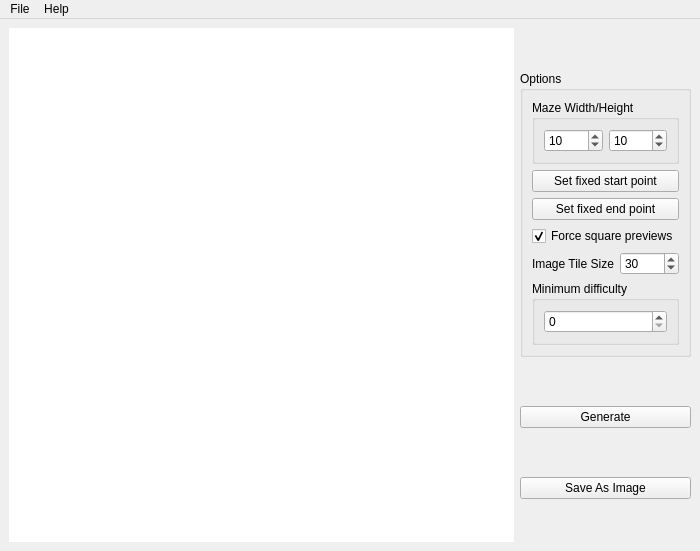
<?xml version="1.0" encoding="UTF-8"?>
<ui version="4.0">
 <class>MazeGUI</class>
 <widget class="QMainWindow" name="MazeGUI">
  <property name="geometry">
   <rect>
    <x>0</x>
    <y>0</y>
    <width>700</width>
    <height>551</height>
   </rect>
  </property>
  <property name="windowTitle">
   <string>TrulyAmazed Generator</string>
  </property>
  <widget class="QWidget" name="centralwidget">
   <property name="autoFillBackground">
    <bool>false</bool>
   </property>
   <layout class="QHBoxLayout" name="horizontalLayout">
    <item>
     <widget class="QWidget" name="display" native="true">
      <property name="sizePolicy">
       <sizepolicy hsizetype="MinimumExpanding" vsizetype="Preferred">
        <horstretch>0</horstretch>
        <verstretch>0</verstretch>
       </sizepolicy>
      </property>
      <property name="minimumSize">
       <size>
        <width>400</width>
        <height>400</height>
       </size>
      </property>
      <property name="baseSize">
       <size>
        <width>600</width>
        <height>600</height>
       </size>
      </property>
      <property name="styleSheet">
       <string notr="true">background: white</string>
      </property>
     </widget>
    </item>
    <item>
     <layout class="QVBoxLayout" name="side_vbox">
      <item>
       <widget class="QGroupBox" name="options_groupbox">
        <property name="sizePolicy">
         <sizepolicy hsizetype="Preferred" vsizetype="Maximum">
          <horstretch>0</horstretch>
          <verstretch>0</verstretch>
         </sizepolicy>
        </property>
        <property name="title">
         <string>Options</string>
        </property>
        <layout class="QVBoxLayout" name="verticalLayout">
         <item>
          <widget class="QGroupBox" name="mazesize_groupbox">
           <property name="sizePolicy">
            <sizepolicy hsizetype="Preferred" vsizetype="Maximum">
             <horstretch>0</horstretch>
             <verstretch>0</verstretch>
            </sizepolicy>
           </property>
           <property name="title">
            <string>Maze Width/Height</string>
           </property>
           <layout class="QHBoxLayout" name="horizontalLayout_2">
            <item>
             <widget class="QSpinBox" name="width_spinbox">
              <property name="minimum">
               <number>3</number>
              </property>
              <property name="maximum">
               <number>200</number>
              </property>
              <property name="value">
               <number>10</number>
              </property>
             </widget>
            </item>
            <item>
             <widget class="QSpinBox" name="height_spinbox">
              <property name="minimum">
               <number>3</number>
              </property>
              <property name="maximum">
               <number>200</number>
              </property>
              <property name="value">
               <number>10</number>
              </property>
             </widget>
            </item>
           </layout>
          </widget>
         </item>
         <item>
          <widget class="QPushButton" name="set_static_start">
           <property name="text">
            <string>Set fixed start point</string>
           </property>
          </widget>
         </item>
         <item>
          <widget class="QPushButton" name="set_static_finish">
           <property name="text">
            <string>Set fixed end point</string>
           </property>
          </widget>
         </item>
         <item>
          <widget class="QCheckBox" name="force_square_tiles">
           <property name="sizePolicy">
            <sizepolicy hsizetype="Minimum" vsizetype="MinimumExpanding">
             <horstretch>0</horstretch>
             <verstretch>0</verstretch>
            </sizepolicy>
           </property>
           <property name="text">
            <string>Force square previews</string>
           </property>
           <property name="checked">
            <bool>true</bool>
           </property>
          </widget>
         </item>
         <item>
          <layout class="QHBoxLayout" name="horizontalLayout_3">
           <item>
            <widget class="QLabel" name="image_size_label">
             <property name="text">
              <string>Image Tile Size</string>
             </property>
            </widget>
           </item>
           <item>
            <widget class="QSpinBox" name="image_tile_size">
             <property name="minimum">
              <number>4</number>
             </property>
             <property name="maximum">
              <number>100</number>
             </property>
             <property name="singleStep">
              <number>2</number>
             </property>
             <property name="value">
              <number>30</number>
             </property>
            </widget>
           </item>
          </layout>
         </item>
         <item>
          <widget class="QGroupBox" name="mindiff_groupbox">
           <property name="toolTip">
            <string>Minimum difficulty determines the minimum distance between the start and the finish points.
This is incompatible with static starts/finishes and will be ignored if either is set.</string>
           </property>
           <property name="title">
            <string>Minimum difficulty</string>
           </property>
           <layout class="QHBoxLayout" name="horizontalLayout_5">
            <item>
             <widget class="QSpinBox" name="min_difficulty_spinbox"/>
            </item>
           </layout>
          </widget>
         </item>
        </layout>
       </widget>
      </item>
      <item>
       <widget class="QPushButton" name="generate_button">
        <property name="sizePolicy">
         <sizepolicy hsizetype="Preferred" vsizetype="Maximum">
          <horstretch>0</horstretch>
          <verstretch>0</verstretch>
         </sizepolicy>
        </property>
        <property name="text">
         <string>Generate</string>
        </property>
       </widget>
      </item>
      <item>
       <widget class="QPushButton" name="save_image_button">
        <property name="sizePolicy">
         <sizepolicy hsizetype="Minimum" vsizetype="Maximum">
          <horstretch>0</horstretch>
          <verstretch>0</verstretch>
         </sizepolicy>
        </property>
        <property name="text">
         <string>Save As Image</string>
        </property>
       </widget>
      </item>
     </layout>
    </item>
   </layout>
  </widget>
  <widget class="QMenuBar" name="menubar">
   <property name="geometry">
    <rect>
     <x>0</x>
     <y>0</y>
     <width>700</width>
     <height>21</height>
    </rect>
   </property>
   <widget class="QMenu" name="menuFile">
    <property name="title">
     <string>File</string>
    </property>
    <addaction name="actionQuit"/>
   </widget>
   <widget class="QMenu" name="menuHelp">
    <property name="title">
     <string>Help</string>
    </property>
    <addaction name="actionAbout"/>
   </widget>
   <addaction name="menuFile"/>
   <addaction name="menuHelp"/>
  </widget>
  <action name="actionQuit">
   <property name="text">
    <string>&amp;Quit</string>
   </property>
   <property name="shortcut">
    <string>Esc</string>
   </property>
  </action>
  <action name="actionAbout">
   <property name="text">
    <string>About</string>
   </property>
  </action>
 </widget>
 <resources/>
 <connections/>
</ui>
